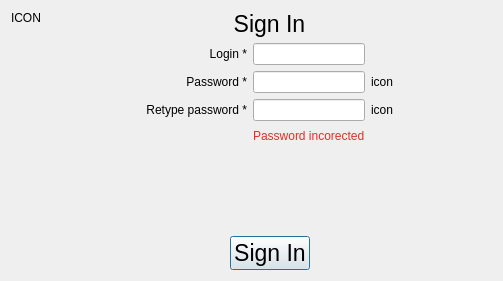
<?xml version="1.0" encoding="UTF-8"?>
<ui version="4.0">
 <class>Authorise</class>
 <widget class="QDialog" name="Authorise">
  <property name="geometry">
   <rect>
    <x>0</x>
    <y>0</y>
    <width>503</width>
    <height>281</height>
   </rect>
  </property>
  <property name="windowTitle">
   <string>Dialog</string>
  </property>
  <layout class="QGridLayout" name="gridLayout_4">
   <item row="0" column="0">
    <widget class="QLabel" name="label">
     <property name="text">
      <string>ICON</string>
     </property>
    </widget>
   </item>
   <item row="0" column="2" rowspan="2" colspan="3">
    <layout class="QGridLayout" name="gridLayout_3">
     <item row="0" column="0" colspan="3">
      <widget class="QLabel" name="lbSign">
       <property name="font">
        <font>
         <pointsize>17</pointsize>
        </font>
       </property>
       <property name="text">
        <string>Sign In</string>
       </property>
       <property name="alignment">
        <set>Qt::AlignCenter</set>
       </property>
      </widget>
     </item>
     <item row="2" column="2">
      <widget class="QLabel" name="lbIconPassword">
       <property name="text">
        <string>icon</string>
       </property>
       <property name="alignment">
        <set>Qt::AlignCenter</set>
       </property>
      </widget>
     </item>
     <item row="4" column="1">
      <widget class="QLabel" name="labelIncorectedPassword">
       <property name="styleSheet">
        <string notr="true">color: rgb(239, 41, 41);</string>
       </property>
       <property name="text">
        <string>Password incorected</string>
       </property>
       <property name="textFormat">
        <enum>Qt::AutoText</enum>
       </property>
      </widget>
     </item>
     <item row="3" column="1">
      <widget class="QLineEdit" name="leRetypePassword_2"/>
     </item>
     <item row="3" column="2">
      <widget class="QLabel" name="lbIconRetypePassword">
       <property name="text">
        <string>icon</string>
       </property>
       <property name="alignment">
        <set>Qt::AlignCenter</set>
       </property>
      </widget>
     </item>
     <item row="2" column="0">
      <widget class="QLabel" name="lbPassword">
       <property name="text">
        <string>Password *</string>
       </property>
       <property name="alignment">
        <set>Qt::AlignRight|Qt::AlignTrailing|Qt::AlignVCenter</set>
       </property>
      </widget>
     </item>
     <item row="1" column="0">
      <widget class="QLabel" name="lbLogin">
       <property name="text">
        <string>Login *</string>
       </property>
       <property name="alignment">
        <set>Qt::AlignRight|Qt::AlignTrailing|Qt::AlignVCenter</set>
       </property>
      </widget>
     </item>
     <item row="1" column="1">
      <widget class="QLineEdit" name="leLogin_2"/>
     </item>
     <item row="3" column="0">
      <widget class="QLabel" name="lbRetypePassword">
       <property name="text">
        <string>Retype password *</string>
       </property>
       <property name="alignment">
        <set>Qt::AlignRight|Qt::AlignTrailing|Qt::AlignVCenter</set>
       </property>
      </widget>
     </item>
     <item row="2" column="1">
      <widget class="QLineEdit" name="lePassword_2"/>
     </item>
    </layout>
   </item>
   <item row="1" column="0">
    <spacer name="verticalSpacer_3">
     <property name="orientation">
      <enum>Qt::Vertical</enum>
     </property>
     <property name="sizeHint" stdset="0">
      <size>
       <width>20</width>
       <height>119</height>
      </size>
     </property>
    </spacer>
   </item>
   <item row="1" column="1">
    <spacer name="horizontalSpacer_6">
     <property name="orientation">
      <enum>Qt::Horizontal</enum>
     </property>
     <property name="sizeHint" stdset="0">
      <size>
       <width>63</width>
       <height>20</height>
      </size>
     </property>
    </spacer>
   </item>
   <item row="1" column="5">
    <spacer name="horizontalSpacer_5">
     <property name="orientation">
      <enum>Qt::Horizontal</enum>
     </property>
     <property name="sizeHint" stdset="0">
      <size>
       <width>50</width>
       <height>20</height>
      </size>
     </property>
    </spacer>
   </item>
   <item row="2" column="3">
    <spacer name="verticalSpacer_4">
     <property name="orientation">
      <enum>Qt::Vertical</enum>
     </property>
     <property name="sizeHint" stdset="0">
      <size>
       <width>20</width>
       <height>68</height>
      </size>
     </property>
    </spacer>
   </item>
   <item row="3" column="1" colspan="2">
    <spacer name="horizontalSpacer_3">
     <property name="orientation">
      <enum>Qt::Horizontal</enum>
     </property>
     <property name="sizeHint" stdset="0">
      <size>
       <width>169</width>
       <height>20</height>
      </size>
     </property>
    </spacer>
   </item>
   <item row="3" column="3">
    <widget class="QPushButton" name="pbSiginIn">
     <property name="font">
      <font>
       <pointsize>17</pointsize>
      </font>
     </property>
     <property name="text">
      <string>Sign In</string>
     </property>
    </widget>
   </item>
   <item row="3" column="4" colspan="2">
    <spacer name="horizontalSpacer_4">
     <property name="orientation">
      <enum>Qt::Horizontal</enum>
     </property>
     <property name="sizeHint" stdset="0">
      <size>
       <width>167</width>
       <height>20</height>
      </size>
     </property>
    </spacer>
   </item>
  </layout>
 </widget>
 <resources/>
 <connections/>
</ui>
